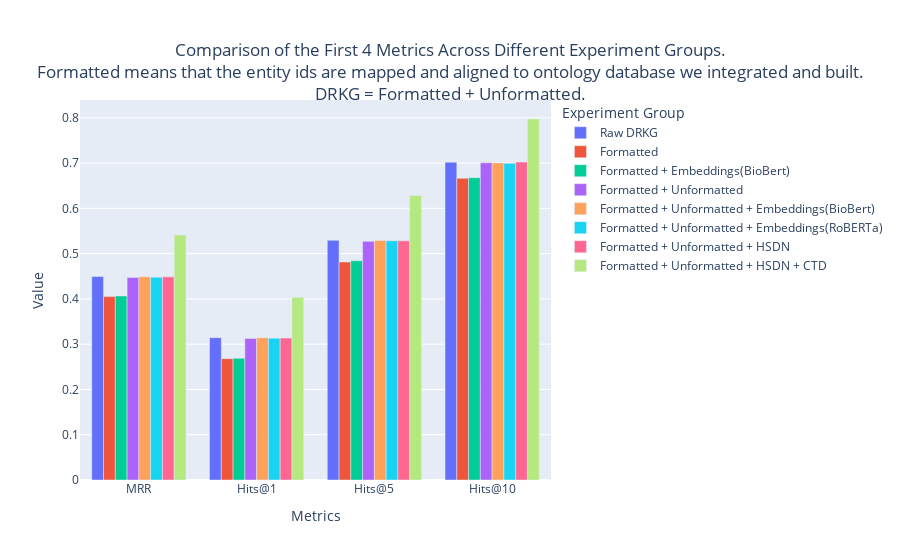

Notebook code cell kept with this figure:
### Code cell
import plotly.graph_objects as go

# Select the first 5 metrics
subset_data = data.head(5).set_index("Metrics")

# Remove the 'MR' row
subset_data = subset_data.drop("MR")

# Create a figure
fig = go.Figure()

# Add a bar to the figure for each experiment group column
for experiment_group in subset_data.columns:
    fig.add_trace(
        go.Bar(
            x=subset_data.index, y=subset_data[experiment_group], name=experiment_group
        )
    )

# Update the layout for a grouped bar chart
fig.update_layout(
    barmode="group",
    title={
        "text": "Comparison of the First 4 Metrics Across Different Experiment Groups.<br>Formatted means that the entity ids are mapped and aligned to ontology database we integrated and built.<br>DRKG = Formatted + Unformatted.",
        "y": 0.9,
        "x": 0.5,
        "xanchor": "center",
        "yanchor": "top",
    },
    xaxis=dict(title="Metrics"),
    yaxis=dict(title="Value"),
    legend_title_text="Experiment Group",
)

# Show the figure
fig.show()

### Figure 1 — Plotly figure (JSON) as saved in the notebook; plotly's stock layout.template omitted (floating-point values rounded to 4 significant figures)
{"data": [{"name": "Raw DRKG", "type": "bar", "x": ["MRR", "Hits@1", "Hits@5", "Hits@10"], "y": [0.4494, 0.3144, 0.5294, 0.702]}, {"name": "Formatted", "type": "bar", "x": ["MRR", "Hits@1", "Hits@5", "Hits@10"], "y": [0.4051, 0.268, 0.4815, 0.6664]}, {"name": "Formatted + Embeddings(BioBert)", "type": "bar", "x": ["MRR", "Hits@1", "Hits@5", "Hits@10"], "y": [0.4065, 0.2689, 0.4843, 0.6678]}, {"name": "Formatted + Unformatted", "type": "bar", "x": ["MRR", "Hits@1", "Hits@5", "Hits@10"], "y": [0.4475, 0.3124, 0.5272, 0.7006]}, {"name": "Formatted + Unformatted + Embeddings(BioBert)", "type": "bar", "x": ["MRR", "Hits@1", "Hits@5", "Hits@10"], "y": [0.4488, 0.3141, 0.5288, 0.7004]}, {"name": "Formatted + Unformatted + Embeddings(RoBERTa)", "type": "bar", "x": ["MRR", "Hits@1", "Hits@5", "Hits@10"], "y": [0.4481, 0.3132, 0.5287, 0.6995]}, {"name": "Formatted + Unformatted + HSDN", "type": "bar", "x": ["MRR", "Hits@1", "Hits@5", "Hits@10"], "y": [0.4487, 0.3136, 0.5282, 0.7022]}, {"name": "Formatted + Unformatted + HSDN + CTD", "type": "bar", "x": ["MRR", "Hits@1", "Hits@5", "Hits@10"], "y": [0.541, 0.4034, 0.6285, 0.7974]}], "layout": {"barmode": "group", "legend": {"title": {"text": "Experiment Group"}}, "title": {"text": "Comparison of the First 4 Metrics Across Different Experiment Groups.<br>Formatted means that the entity ids are mapped and aligned to ontology database we integrated and built.<br>DRKG = Formatted + Unformatted.", "x": 0.5, "xanchor": "center", "y": 0.9, "yanchor": "top"}, "xaxis": {"title": {"text": "Metrics"}}, "yaxis": {"title": {"text": "Value"}}}}
